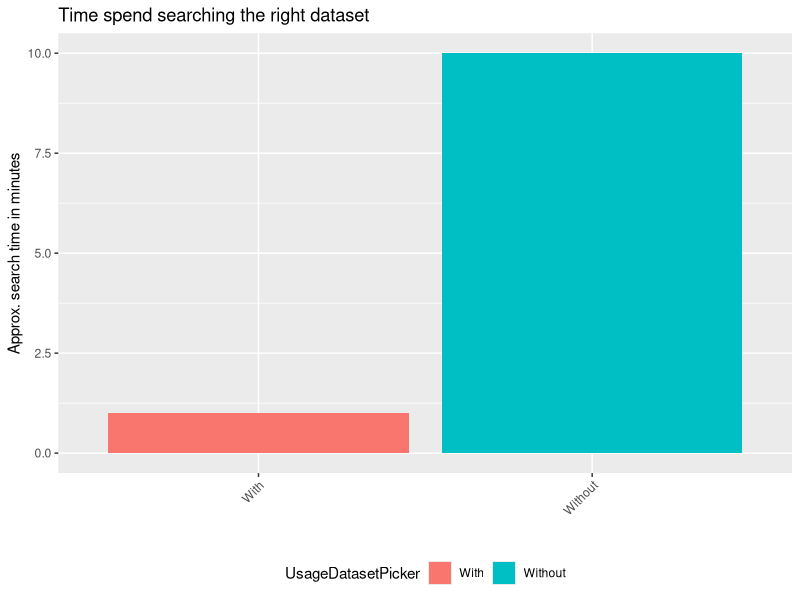

Write the R code that produced this figure.
## ---- chunk 1
knitr::opts_chunk$set(echo = FALSE)
## ---- chunk 2
library(ggplot2)

df <- data.frame(UsageDatasetPicker = c("Without", "With"), values = c(10, 1))
g <- ggplot(df, aes(UsageDatasetPicker, values)) +
    geom_bar(stat = "identity", aes(fill = UsageDatasetPicker)) +
    labs(x = "") + labs(y = "Approx. search time in minutes") +
    ggtitle("Time spend searching the right dataset") +
    theme(axis.text.x = element_text(angle = 45, hjust = 1),
          legend.direction = "horizontal", legend.position = "bottom")
g
